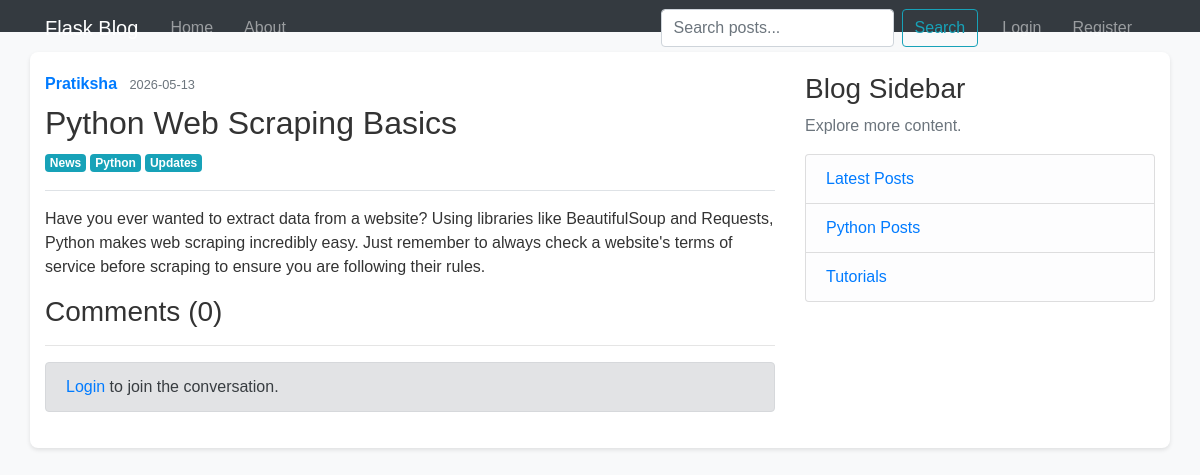
Screenshot of /post/3 with the database file from the repository.
### flaskblog/models.py (models this page shows, shortened)
class User(db.Model, UserMixin):
    id = db.Column(db.Integer, primary_key=True)
    username = db.Column(db.String(20), unique=True, nullable=False)
    email = db.Column(db.String(120), unique=True, nullable=False)
    image_file = db.Column(db.String(20), nullable=False, default='default.jpg')
    password = db.Column(db.String(60), nullable=False)
    posts = db.relationship('Post', backref='author', lazy=True)
    comments = db.relationship('Comment', backref='author', lazy=True)

class Post(db.Model):
    id = db.Column(db.Integer, primary_key=True)
    title = db.Column(db.String(100), nullable=False)
    date_posted = db.Column(db.DateTime, nullable=False, default=datetime.now)
    content = db.Column(db.Text, nullable=False)
    user_id = db.Column(db.Integer, db.ForeignKey('user.id'), nullable=False)
    tags = db.relationship('Tag', secondary=post_tags, backref=db.backref('posts', lazy='dynamic'))
    comments = db.relationship('Comment', backref='post', lazy=True, cascade="all, delete-orphan")

class Tag(db.Model):
    id = db.Column(db.Integer, primary_key=True)
    name = db.Column(db.String(50), unique=True, nullable=False)

### flaskblog/routes.py (the view, shortened to what this page needs)
@app.route("/post/<int:post_id>", methods=['GET', 'POST'])
def post(post_id):
    post = Post.query.get_or_404(post_id)
    form = CommentForm() # This defines the 'form' variable for the template
    return render_template('post.html', title=post.title, post=post, form=form)

### flaskblog/forms.py
class CommentForm(FlaskForm):
    content = TextAreaField('Comment', validators=[DataRequired()])
    submit = SubmitField('Add Comment')

### flaskblog/templates/post.html (shortened to what this page needs)
{% extends "layout.html" %}
{% block content %}
  <article class="media content-section">
    <div class="media-body">
      <div class="article-metadata">
        <a class="mr-2 font-weight-bold" href="#">{{ post.author.username }}</a>
        <small class="text-muted">{{ post.date_posted.strftime('%Y-%m-%d') }}</small>
      </div>
      <h2 class="article-title mt-2">{{ post.title }}</h2>
      <div class="mb-3">
          {% for tag in post.tags %}
              <a class="badge badge-info" href="{{ url_for('tag_posts', tag_name=tag.name) }}">{{ tag.name }}</a>
          {% endfor %}
      </div>
      <div class="article-content border-top pt-3">
        {{ post.content | safe }}
      </div>
    </div>
  </article>
  <div class="content-section">
    <h3>Comments ({{ post.comments|length }})</h3>
    <hr>
    {% if current_user.is_authenticated %}
        <form method="POST" action="">
            {{ form.hidden_tag() }}
            <fieldset class="form-group">
                <legend class="border-bottom mb-4">Leave a Comment</legend>
                <div class="form-group">
                    {{ form.content.label(class="form-control-label") }}
                    {% if form.content.errors %}
                        {{ form.content(class="form-control form-control-lg is-invalid") }}
                        <div class="invalid-feedback">
                            {% for error in form.content.errors %}
                                <span>{{ error }}</span>
                            {% endfor %}
                        </div>
                    {% else %}
                        {{ form.content(class="form-control form-control-lg") }}
                    {% endif %}
                </div>
            </fieldset>
            <div class="form-group">
                {{ form.submit(class="btn btn-outline-info") }}
            </div>
        </form>
    {% else %}
        <div class="alert alert-secondary mt-3">
            <a href="{{ url_for('login') }}">Login</a> to join the conversation.
        </div>
    {% endif %}
  </div>
{% endblock content %}

### flaskblog/static/main.css (style rules this page uses)
body { background-color: #f8f9fa; font-family: Arial, sans-serif; color: #333; }

### rows the page displays
User: author.username "Pratiksha"
Post: date_posted "2026-05-13", title "Python Web Scraping Basics", content "Have you ever wanted to extract data from a website? Using libraries like BeautifulSoup and Requests, Python makes web scraping incredibly easy. Just remember to always check a website's terms of service before scraping to ensure you are following their rules."
Tag: name "News"
Tag: name "Python"
Tag: name "Updates"

### other values shown
{{ post.comments|length }} "0"
